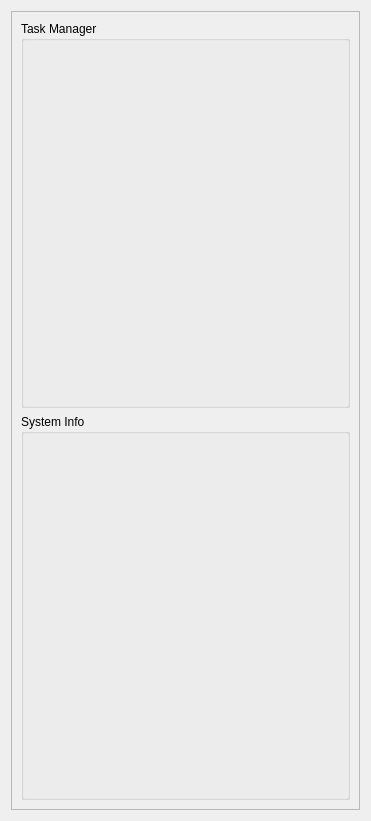
<?xml version="1.0" encoding="UTF-8"?>
<ui version="4.0">
 <class>Form</class>
 <widget class="QWidget" name="Form">
  <property name="geometry">
   <rect>
    <x>0</x>
    <y>0</y>
    <width>371</width>
    <height>821</height>
   </rect>
  </property>
  <property name="windowTitle">
   <string>Form</string>
  </property>
  <layout class="QVBoxLayout" name="verticalLayout">
   <item>
    <widget class="QScrollArea" name="scrollArea">
     <property name="widgetResizable">
      <bool>true</bool>
     </property>
     <widget class="QWidget" name="scrollAreaWidgetContents">
      <property name="geometry">
       <rect>
        <x>0</x>
        <y>0</y>
        <width>351</width>
        <height>801</height>
       </rect>
      </property>
      <layout class="QVBoxLayout" name="verticalLayout_4">
       <item>
        <widget class="QGroupBox" name="groupBox">
         <property name="title">
          <string>Task Manager</string>
         </property>
         <layout class="QVBoxLayout" name="verticalLayout_3">
          <item>
           <widget class="WidgetTaskManager" name="widget" native="true"/>
          </item>
         </layout>
        </widget>
       </item>
       <item>
        <widget class="QGroupBox" name="groupBox_2">
         <property name="title">
          <string>System Info</string>
         </property>
         <layout class="QVBoxLayout" name="verticalLayout_2">
          <item>
           <widget class="WidgetSystemInfo" name="widget_2" native="true"/>
          </item>
         </layout>
        </widget>
       </item>
      </layout>
     </widget>
    </widget>
   </item>
  </layout>
 </widget>
 <customwidgets>
  <customwidget>
   <class>WidgetTaskManager</class>
   <extends>QWidget</extends>
   <header>bin.Widgets.WidgetTaskManager.h</header>
   <container>1</container>
  </customwidget>
  <customwidget>
   <class>WidgetSystemInfo</class>
   <extends>QWidget</extends>
   <header>bin.Widgets.WidgetSystemInfo.h</header>
   <container>1</container>
  </customwidget>
 </customwidgets>
 <resources/>
 <connections/>
</ui>
